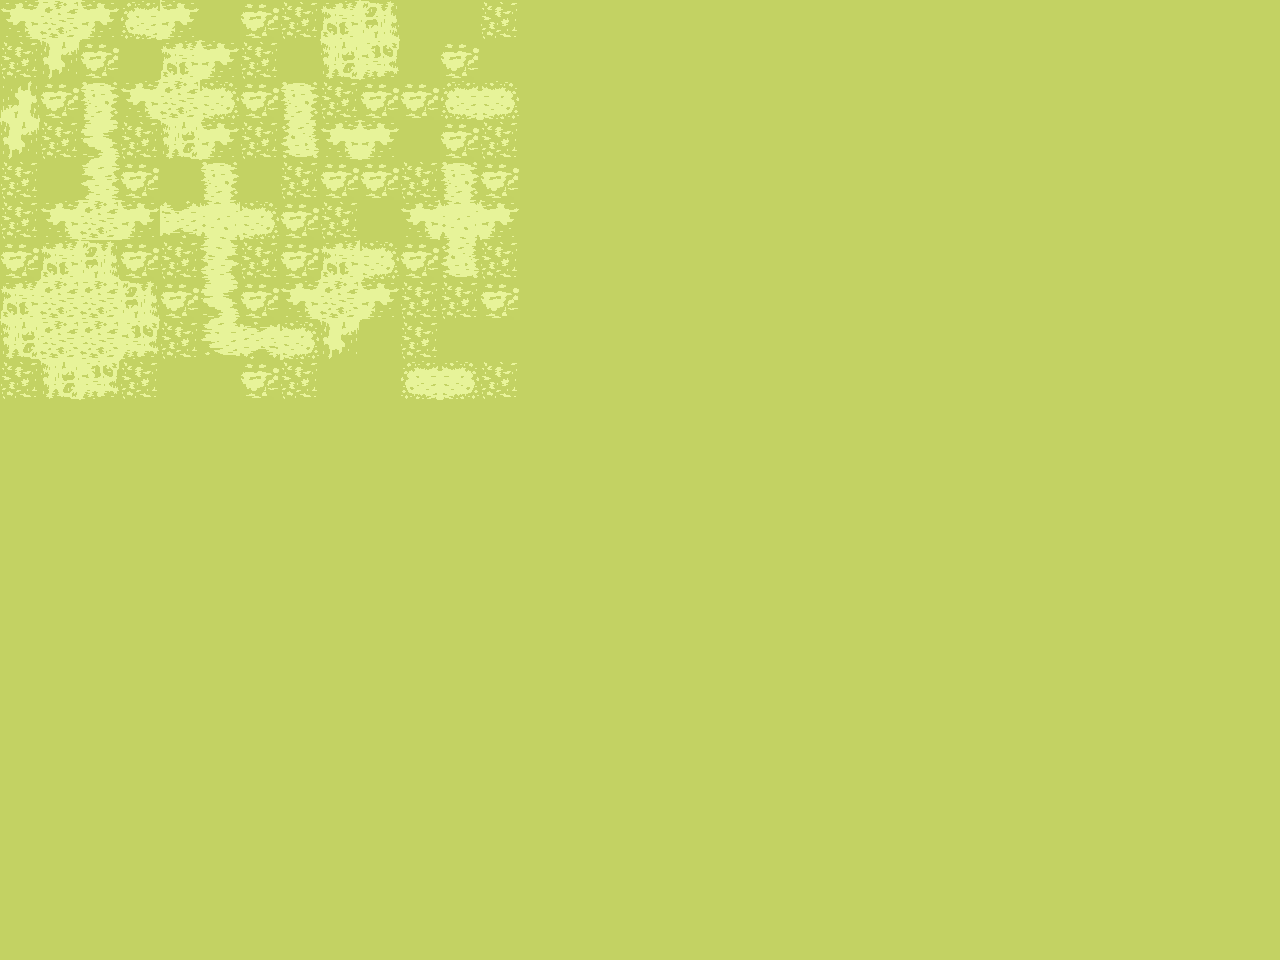

This game map was drawn from its Tiled (.tmx) file and the tilesets committed beside it. A one-line description and the full map source follow:
An orthogonal 32x24 tile map with 40x40 px tiles, 1 tile layer (Ground), 4 tilesets and 28 objects (2x TreeFadeTrigger, Tree).

<map version="1.0" orientation="orthogonal" renderorder="right-down" width="32" height="24" tilewidth="40" tileheight="40" nextobjectid="34">
 <tileset firstgid="1" name="ground1" tilewidth="40" tileheight="40" spacing="1" tilecount="42" columns="7">
  <image source="../Unity/Assets/Fantasy Environment and Animated Characters (Pixel Art)/Graphical/TileSet/Tileset 1/TileSet_Spritesheet_v2.png" width="286" height="163" />
  <tile id="1">
   <objectgroup draworder="index" />
  </tile>
 </tileset>
 <tileset firstgid="43" name="ground2" tilewidth="40" tileheight="40" spacing="1" tilecount="21" columns="7">
  <image source="../Unity/Assets/Fantasy Environment and Animated Characters (Pixel Art)/Graphical/TileSet/Tileset 2/TileSet_Spritesheet.png" width="286" height="122" />
 </tileset>
 <tileset firstgid="64" name="Environment" tilewidth="72" tileheight="75" tilecount="52" columns="0">
  <tile id="0">
   <image width="14" height="11" source="../Unity/Assets/Fantasy Environment and Animated Characters (Pixel Art)/Graphical/Environments/Animals/Crow_01.png" />
  </tile>
  <tile id="1">
   <image width="15" height="11" source="../Unity/Assets/Fantasy Environment and Animated Characters (Pixel Art)/Graphical/Environments/Animals/Crow_2.png" />
  </tile>
  <tile id="2">
   <image width="22" height="40" source="../Unity/Assets/Fantasy Environment and Animated Characters (Pixel Art)/Graphical/Environments/Barrels/Barrel_01.png" />
  </tile>
  <tile id="3">
   <image width="27" height="29" source="../Unity/Assets/Fantasy Environment and Animated Characters (Pixel Art)/Graphical/Environments/Barrels/Barrel_01_destroyed.png" />
  </tile>
  <tile id="4">
   <image width="22" height="40" source="../Unity/Assets/Fantasy Environment and Animated Characters (Pixel Art)/Graphical/Environments/Barrels/Barrel_01_mossy.png" />
  </tile>
  <tile id="5">
   <image width="45" height="44" source="../Unity/Assets/Fantasy Environment and Animated Characters (Pixel Art)/Graphical/Environments/Bushes/Bush_01_green.png" />
  </tile>
  <tile id="6">
   <image width="45" height="44" source="../Unity/Assets/Fantasy Environment and Animated Characters (Pixel Art)/Graphical/Environments/Bushes/Bush_01_yellow.png" />
  </tile>
  <tile id="7">
   <image width="49" height="54" source="../Unity/Assets/Fantasy Environment and Animated Characters (Pixel Art)/Graphical/Environments/Bushes/Bush_02_green.png" />
  </tile>
  <tile id="8">
   <image width="49" height="54" source="../Unity/Assets/Fantasy Environment and Animated Characters (Pixel Art)/Graphical/Environments/Bushes/Bush_02_yellow.png" />
  </tile>
  <tile id="11">
   <image width="34" height="40" source="../Unity/Assets/Fantasy Environment and Animated Characters (Pixel Art)/Graphical/Environments/Crates/Crate_01.png" />
  </tile>
  <tile id="12">
   <image width="34" height="40" source="../Unity/Assets/Fantasy Environment and Animated Characters (Pixel Art)/Graphical/Environments/Crates/Crate_01_mossy.png" />
  </tile>
  <tile id="13">
   <image width="35" height="40" source="../Unity/Assets/Fantasy Environment and Animated Characters (Pixel Art)/Graphical/Environments/Crates/Crate_02.png" />
  </tile>
  <tile id="14">
   <image width="35" height="40" source="../Unity/Assets/Fantasy Environment and Animated Characters (Pixel Art)/Graphical/Environments/Crates/Crate_02_mossy.png" />
  </tile>
  <tile id="15">
   <image width="34" height="40" source="../Unity/Assets/Fantasy Environment and Animated Characters (Pixel Art)/Graphical/Environments/Crates/Crate_03.png" />
  </tile>
  <tile id="16">
   <image width="34" height="40" source="../Unity/Assets/Fantasy Environment and Animated Characters (Pixel Art)/Graphical/Environments/Crates/Crate_03_mossy.png" />
  </tile>
  <tile id="17">
   <image width="34" height="38" source="../Unity/Assets/Fantasy Environment and Animated Characters (Pixel Art)/Graphical/Environments/Crates/Crate_destroyed_01.png" />
  </tile>
  <tile id="18">
   <image width="51" height="27" source="../Unity/Assets/Fantasy Environment and Animated Characters (Pixel Art)/Graphical/Environments/Decals/Leaves_01.png" />
  </tile>
  <tile id="19">
   <image width="40" height="21" source="../Unity/Assets/Fantasy Environment and Animated Characters (Pixel Art)/Graphical/Environments/Decals/Leaves_02.png" />
  </tile>
  <tile id="20">
   <image width="32" height="18" source="../Unity/Assets/Fantasy Environment and Animated Characters (Pixel Art)/Graphical/Environments/Decals/Mud__01_v1.png" />
  </tile>
  <tile id="21">
   <image width="32" height="18" source="../Unity/Assets/Fantasy Environment and Animated Characters (Pixel Art)/Graphical/Environments/Decals/Mud_01_v2.png" />
  </tile>
  <tile id="22">
   <image width="44" height="23" source="../Unity/Assets/Fantasy Environment and Animated Characters (Pixel Art)/Graphical/Environments/Decals/Puddle_01.png" />
  </tile>
  <tile id="23">
   <image width="29" height="16" source="../Unity/Assets/Fantasy Environment and Animated Characters (Pixel Art)/Graphical/Environments/Decals/Puddle_02.png" />
  </tile>
  <tile id="24">
   <image width="45" height="15" source="../Unity/Assets/Fantasy Environment and Animated Characters (Pixel Art)/Graphical/Environments/Decals/Puddle_03.png" />
  </tile>
  <tile id="25">
   <image width="40" height="39" source="../Unity/Assets/Fantasy Environment and Animated Characters (Pixel Art)/Graphical/Environments/Decals/Rocks_01_v1.png" />
  </tile>
  <tile id="26">
   <image width="40" height="39" source="../Unity/Assets/Fantasy Environment and Animated Characters (Pixel Art)/Graphical/Environments/Decals/Rocks_01_v2.png" />
  </tile>
  <tile id="27">
   <image width="5" height="45" source="../Unity/Assets/Fantasy Environment and Animated Characters (Pixel Art)/Graphical/Environments/Fences/Fence/Fence_01.png" />
  </tile>
  <tile id="28">
   <image width="5" height="45" source="../Unity/Assets/Fantasy Environment and Animated Characters (Pixel Art)/Graphical/Environments/Fences/Fence/Fence_01_mossy.png" />
  </tile>
  <tile id="29">
   <properties>
    <property name="unity:sortingOrder" type="int" value="-120" />
   </properties>
   <image width="5" height="74" source="../Unity/Assets/Fantasy Environment and Animated Characters (Pixel Art)/Graphical/Environments/Fences/Fence/Fence_02.png" />
   <objectgroup draworder="index">
    <object id="1" x="0" y="45" width="5" height="5.5" />
   </objectgroup>
  </tile>
  <tile id="30">
   <image width="5" height="74" source="../Unity/Assets/Fantasy Environment and Animated Characters (Pixel Art)/Graphical/Environments/Fences/Fence/Fence_02_mossy.png" />
  </tile>
  <tile id="31">
   <image width="5" height="75" source="../Unity/Assets/Fantasy Environment and Animated Characters (Pixel Art)/Graphical/Environments/Fences/Fence/Fence_03.png" />
  </tile>
  <tile id="32">
   <image width="5" height="75" source="../Unity/Assets/Fantasy Environment and Animated Characters (Pixel Art)/Graphical/Environments/Fences/Fence/Fence_03_mossy.png" />
   <objectgroup draworder="index">
    <object id="1" x="0" y="45" width="5" height="5.5" />
   </objectgroup>
  </tile>
  <tile id="33">
   <image width="5" height="71" source="../Unity/Assets/Fantasy Environment and Animated Characters (Pixel Art)/Graphical/Environments/Fences/Fence/Fence_04.png" />
   <objectgroup draworder="index">
    <object id="1" x="0" y="43" width="5" height="5.5" />
   </objectgroup>
  </tile>
  <tile id="34">
   <image width="5" height="71" source="../Unity/Assets/Fantasy Environment and Animated Characters (Pixel Art)/Graphical/Environments/Fences/Fence/Fence_04_mossy.png" />
   <objectgroup draworder="index">
    <object id="1" x="0" y="43" width="5" height="5.5" />
   </objectgroup>
  </tile>
  <tile id="35">
   <image width="5" height="44" source="../Unity/Assets/Fantasy Environment and Animated Characters (Pixel Art)/Graphical/Environments/Fences/Fence/Fence_05.png" />
  </tile>
  <tile id="36">
   <image width="5" height="44" source="../Unity/Assets/Fantasy Environment and Animated Characters (Pixel Art)/Graphical/Environments/Fences/Fence/Fence_05_mossy.png" />
  </tile>
  <tile id="37">
   <image width="24" height="44" source="../Unity/Assets/Fantasy Environment and Animated Characters (Pixel Art)/Graphical/Environments/Fences/Fence/Fence_gate_01.png" />
   <objectgroup draworder="index">
    <object id="1" x="0" y="22" width="24" height="5.5" />
   </objectgroup>
  </tile>
  <tile id="38">
   <image width="23" height="44" source="../Unity/Assets/Fantasy Environment and Animated Characters (Pixel Art)/Graphical/Environments/Fences/Fence/Fence_gate_01_mossy.png" />
   <objectgroup draworder="index">
    <object id="1" x="0" y="22" width="23" height="5.5" />
   </objectgroup>
  </tile>
  <tile id="39">
   <image width="30" height="44" source="../Unity/Assets/Fantasy Environment and Animated Characters (Pixel Art)/Graphical/Environments/Fences/Fence farm/Fence_farm_01.png" />
  </tile>
  <tile id="40">
   <image width="54" height="44" source="../Unity/Assets/Fantasy Environment and Animated Characters (Pixel Art)/Graphical/Environments/Fences/Fence farm/Fence_farm_gate_01.png" />
  </tile>
  <tile id="41">
   <image width="25" height="26" source="../Unity/Assets/Fantasy Environment and Animated Characters (Pixel Art)/Graphical/Environments/Grass and Flowers/Flower_01.png" />
  </tile>
  <tile id="42">
   <image width="34" height="32" source="../Unity/Assets/Fantasy Environment and Animated Characters (Pixel Art)/Graphical/Environments/Grass and Flowers/Flowers_01.png" />
  </tile>
  <tile id="43">
   <image width="57" height="32" source="../Unity/Assets/Fantasy Environment and Animated Characters (Pixel Art)/Graphical/Environments/Grass and Flowers/Grass_01.png" />
  </tile>
  <tile id="44">
   <image width="26" height="30" source="../Unity/Assets/Fantasy Environment and Animated Characters (Pixel Art)/Graphical/Environments/Grass and Flowers/Grass_02.png" />
  </tile>
  <tile id="45">
   <image width="36" height="32" source="../Unity/Assets/Fantasy Environment and Animated Characters (Pixel Art)/Graphical/Environments/Grass and Flowers/Grass_03.png" />
  </tile>
  <tile id="46">
   <image width="28" height="21" source="../Unity/Assets/Fantasy Environment and Animated Characters (Pixel Art)/Graphical/Environments/Grass and Flowers/Grass_04.png" />
  </tile>
  <tile id="47">
   <image width="40" height="32" source="../Unity/Assets/Fantasy Environment and Animated Characters (Pixel Art)/Graphical/Environments/Grass and Flowers/Grass_05.png" />
  </tile>
  <tile id="48">
   <image width="72" height="55" source="../Unity/Assets/Fantasy Environment and Animated Characters (Pixel Art)/Graphical/Environments/Rocks/Rock_01.png" />
  </tile>
  <tile id="49">
   <image width="22" height="43" source="../Unity/Assets/Fantasy Environment and Animated Characters (Pixel Art)/Graphical/Environments/Rocks/Rock_02.png" />
  </tile>
  <tile id="50">
   <image width="46" height="31" source="../Unity/Assets/Fantasy Environment and Animated Characters (Pixel Art)/Graphical/Environments/Rocks/Rock_03.png" />
  </tile>
  <tile id="51">
   <image width="35" height="28" source="../Unity/Assets/Fantasy Environment and Animated Characters (Pixel Art)/Graphical/Environments/Rocks/Rock_04.png" />
  </tile>
  <tile id="52">
   <image width="24" height="20" source="../Unity/Assets/Fantasy Environment and Animated Characters (Pixel Art)/Graphical/Environments/Rocks/Rock_05.png" />
  </tile>
  <tile id="53">
   <image width="43" height="54" source="../Unity/Assets/Fantasy Environment and Animated Characters (Pixel Art)/Graphical/Environments/Cages/Cage_small_01.png" />
   <objectgroup draworder="index">
    <object id="1" x="0" y="27">
     <polygon points="0,6.75 16.125,13.5 43,0 26.875,-6.75" />
    </object>
   </objectgroup>
  </tile>
 </tileset>
 <tileset firstgid="118" name="Trees" tilewidth="204" tileheight="304" tilecount="10" columns="0">
  <tile id="0">
   <image width="44" height="39" source="../Unity/Assets/Fantasy Environment and Animated Characters (Pixel Art)/Graphical/Environments/Trees/Broken_tree_01.png" />
  </tile>
  <tile id="1">
   <image width="27" height="50" source="../Unity/Assets/Fantasy Environment and Animated Characters (Pixel Art)/Graphical/Environments/Trees/Broken_tree_02.png" />
  </tile>
  <tile id="2">
   <image width="204" height="304" source="../Unity/Assets/Fantasy Environment and Animated Characters (Pixel Art)/Graphical/Environments/Trees/Tree_01_green.png" />
  </tile>
  <tile id="3">
   <image width="184" height="304" source="../Unity/Assets/Fantasy Environment and Animated Characters (Pixel Art)/Graphical/Environments/Trees/Tree_01_green_without_leaves.png" />
   <objectgroup draworder="index">
    <object id="1" name="Trigger" type="TreeFadeTrigger" x="-10.5" y="4" width="202" height="163.5" />
    <object id="2" x="53.2727" y="166.909">
     <polygon points="0,0 55.0909,-1.45455 64.1818,5.27273 45.6364,11.4545 34.7273,19.8182 16,19.6364 10.3636,8.72727 -13.2727,5.63636" />
    </object>
   </objectgroup>
  </tile>
  <tile id="4">
   <image width="204" height="304" source="../Unity/Assets/Fantasy Environment and Animated Characters (Pixel Art)/Graphical/Environments/Trees/Tree_01_yellow.png" />
  </tile>
  <tile id="5">
   <image width="184" height="304" source="../Unity/Assets/Fantasy Environment and Animated Characters (Pixel Art)/Graphical/Environments/Trees/Tree_01_yellow_without_leaves.png" />
   <objectgroup draworder="index">
    <object id="3" x="53" y="165.75">
     <polygon points="0.5,1.5 56.125,1 49.25,13 34.75,21.25 14.375,21 9.75,10.25 -8.125,6.125" />
    </object>
    <object id="4" type="TreeFadeTrigger" x="-10.5" y="4" width="202" height="163.5" />
   </objectgroup>
  </tile>
  <tile id="6">
   <image width="185" height="274" source="../Unity/Assets/Fantasy Environment and Animated Characters (Pixel Art)/Graphical/Environments/Trees/Tree_02_green.png" />
  </tile>
  <tile id="7">
   <image width="21" height="274" source="../Unity/Assets/Fantasy Environment and Animated Characters (Pixel Art)/Graphical/Environments/Trees/Tree_02_green_without_leaves.png" />
  </tile>
  <tile id="8">
   <image width="185" height="274" source="../Unity/Assets/Fantasy Environment and Animated Characters (Pixel Art)/Graphical/Environments/Trees/Tree_02_yellow.png" />
  </tile>
  <tile id="9">
   <image width="21" height="274" source="../Unity/Assets/Fantasy Environment and Animated Characters (Pixel Art)/Graphical/Environments/Trees/Tree_02_yellow_without_leaves.png" />
  </tile>
 </tileset>
 <layer name="Ground" width="32" height="24">
  <properties>
   <property name="unity:sortingLayerName" value="Tiles" />
  </properties>
  <data encoding="csv">
10,11,12,27,12,25,6,7,3,5,25,25,7,25,25,25,25,25,25,25,25,25,25,25,25,25,25,25,25,25,25,25,
7,18,6,25,3,12,7,25,17,19,25,6,25,25,25,25,25,25,25,25,25,25,25,25,25,25,25,25,25,25,25,25,
4,6,14,10,11,28,6,14,7,6,6,27,28,25,25,25,25,25,25,25,25,25,25,25,25,25,25,25,25,25,25,25,
18,7,20,7,17,12,7,21,10,12,25,6,7,25,25,25,25,25,25,25,25,25,25,25,25,25,25,25,25,25,25,25,
7,25,1,6,25,14,25,7,6,6,7,14,6,25,25,25,25,25,25,25,25,25,25,25,25,25,25,25,25,25,25,25,
7,10,11,12,2,13,28,6,7,25,10,13,12,25,25,25,25,25,25,25,25,25,25,25,25,25,25,25,25,25,25,25,
6,3,5,6,7,8,7,6,3,28,6,21,7,25,25,25,25,25,25,25,25,25,25,25,25,25,25,25,25,25,25,25,
3,11,11,5,6,20,6,10,11,12,7,7,6,25,25,25,25,25,25,25,25,25,25,25,25,25,25,25,25,25,25,25,
17,11,11,19,7,22,9,28,18,25,7,25,25,25,25,25,25,25,25,25,25,25,25,25,25,25,25,25,25,25,25,25,
7,17,19,7,25,25,6,7,25,25,27,28,7,25,25,25,25,25,25,25,25,25,25,25,25,25,25,25,25,25,25,25,
25,25,25,25,25,25,25,25,25,25,25,25,25,25,25,25,25,25,25,25,25,25,25,25,25,25,25,25,25,25,25,25,
25,25,25,25,25,25,25,25,25,25,25,25,25,25,25,25,25,25,25,25,25,25,25,25,25,25,25,25,25,25,25,25,
25,25,25,25,25,25,25,25,25,25,25,25,25,25,25,25,25,25,25,25,25,25,25,25,25,25,25,25,25,25,25,25,
25,25,25,25,25,25,25,25,25,25,25,25,25,25,25,25,25,25,25,25,25,25,25,25,25,25,25,25,25,25,25,25,
25,25,25,25,25,25,25,25,25,25,25,25,25,25,25,25,25,25,25,25,25,25,25,25,25,25,25,25,25,25,25,25,
25,25,25,25,25,25,25,25,25,25,25,25,25,25,25,25,25,25,25,25,25,25,25,25,25,25,25,25,25,25,25,25,
25,25,25,25,25,25,25,25,25,25,25,25,25,25,25,25,25,25,25,25,25,25,25,25,25,25,25,25,25,25,25,25,
25,25,25,25,25,25,25,25,25,25,25,25,25,25,25,25,25,25,25,25,25,25,25,25,25,25,25,25,25,25,25,25,
25,25,25,25,25,25,25,25,25,25,25,25,25,25,25,25,25,25,25,25,25,25,25,25,25,25,25,25,25,25,25,25,
25,25,25,25,25,25,25,25,25,25,25,25,25,25,25,25,25,25,25,25,25,25,25,25,25,25,25,25,25,25,25,25,
25,25,25,25,25,25,25,25,25,25,25,25,25,25,25,25,25,25,25,25,25,25,25,25,25,25,25,25,25,25,25,25,
25,25,25,25,25,25,25,25,25,25,25,25,25,25,25,25,25,25,25,25,25,25,25,25,25,25,25,25,25,25,25,25,
25,25,25,25,25,25,25,25,25,25,25,25,25,25,25,25,25,25,25,25,25,25,25,25,25,25,25,25,25,25,25,25,
25,25,25,25,25,25,25,25,25,25,25,25,25,25,25,25,25,25,25,25,25,25,25,25,25,25,25,25,25,25,25,25
</data>
 </layer>
 <objectgroup draworder="index" name="Decals">
  <properties>
   <property name="unity:sortingLayerName" value="Decals" />
  </properties>
  <object id="1" gid="86" x="237.5" y="205" width="44" height="23" />
  <object id="16" gid="3221225558" x="81.5833" y="115.13" width="44" height="23" />
  <object id="17" gid="1073741906" x="46.8333" y="112.375" width="51" height="27" />
  <object id="18" gid="83" x="16.0833" y="108.125" width="40" height="21" />
  <object id="31" gid="87" x="127.5" y="140" width="29" height="16" />
 </objectgroup>
 <objectgroup draworder="index" name="Objects">
  <properties>
   <property name="unity:sortingLayerName" value="Objects" />
  </properties>
  <object id="2" gid="106" x="144" y="198.5" width="34" height="32" />
  <object id="3" gid="2147483754" x="166" y="205" width="34" height="32" />
  <object id="4" gid="97" x="2.5" y="104.5" width="5" height="71">
   <properties>
    <property name="unity:sortingOrder" type="int" value="-115" />
   </properties>
  </object>
  <object id="5" gid="108" x="2.5" y="90" width="26" height="30" />
  <object id="8" gid="2147483765" x="38.6667" y="109.167" width="43" height="54" />
  <object id="10" gid="99" x="76.1667" y="113.167" width="5" height="44" />
  <object id="11" gid="97" x="82.4167" y="117.917" width="5" height="71">
   <properties>
    <property name="unity:sortingOrder" type="int" value="-120" />
   </properties>
  </object>
  <object id="32" name="Tree" gid="2147483769" x="56.5428" y="207.197" width="184" height="304">
   <properties>
    <property name="isTree" type="bool" value="true" />
    <property name="unity:sortingOrder" type="int" value="-415" />
   </properties>
  </object>
  <object id="12" gid="101" x="88.4167" y="111.167" width="24" height="44" />
  <object id="25" gid="2147483740" x="128.667" y="105.667" width="5" height="45" />
  <object id="26" gid="91" x="114.167" y="109.167" width="5" height="45" />
  <object id="27" gid="93" x="121.167" y="115.917" width="5" height="74">
   <properties>
    <property name="unity:sortingOrder" type="int" value="-120" />
   </properties>
  </object>
 </objectgroup>
</map>
